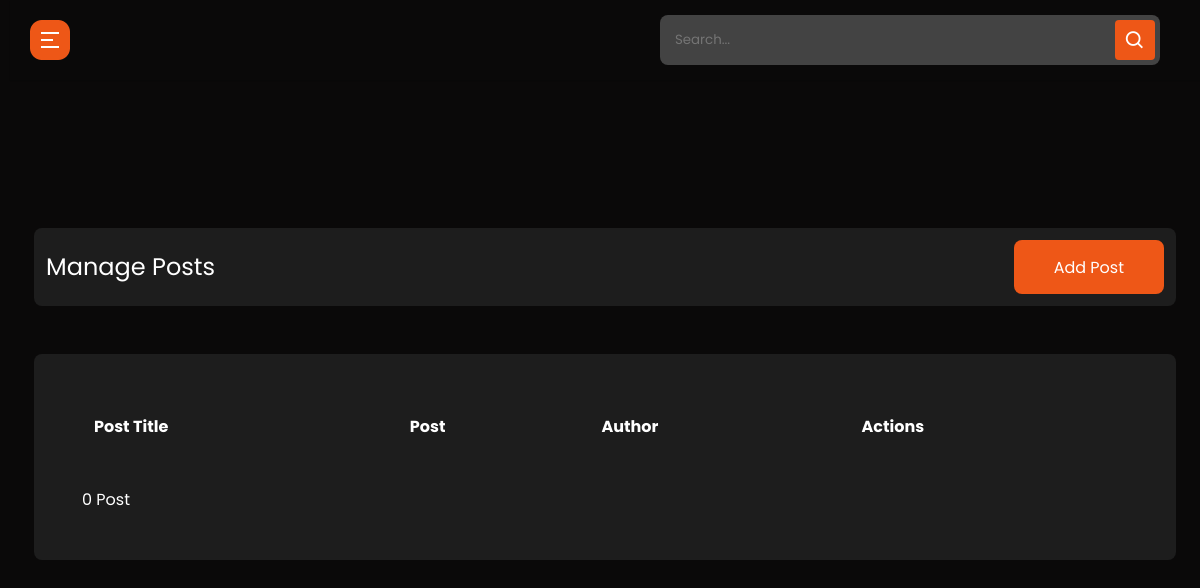
Before: /admin-blog/ (signed in) with the older database file.
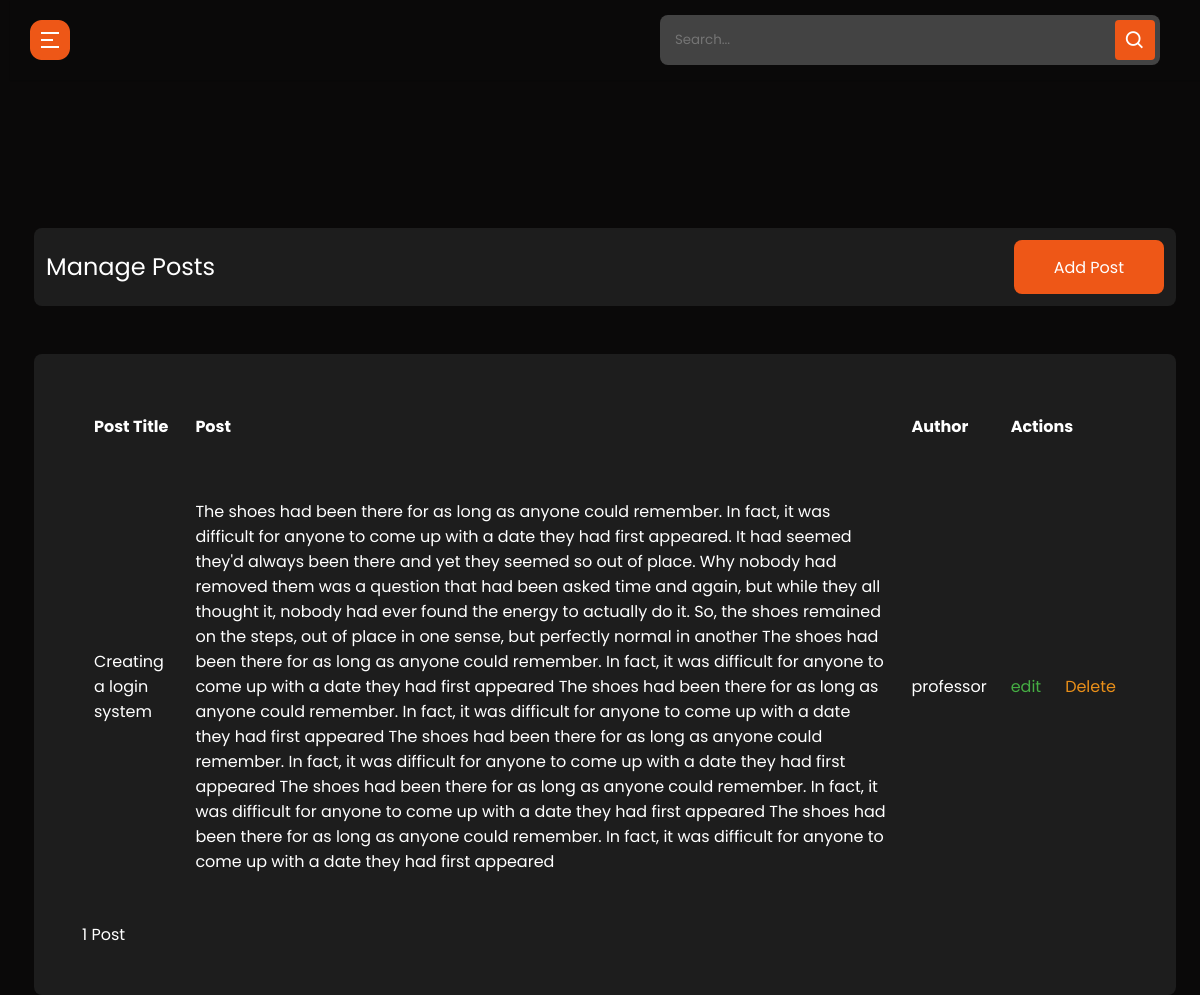
After: the same page with the newer database file.
### cms/models.py (models this page shows, shortened)
class Blog(models.Model):
    title = models.CharField(max_length=200)
    slug = models.SlugField(blank=False, null=False)
    author = models.ForeignKey(User, on_delete=models.CASCADE, default=True)
    post = models.TextField()
    featured_stories = models.BooleanField(default=False)
    latest_news = models.BooleanField(default=False)
    latest_articles = models.BooleanField(default=False)
    featured_image = models.ImageField(null=True, blank=True, default="default.png")
    premium = models.BooleanField(default=False)
    id = models.UUIDField(default=uuid.uuid4, unique=True, primary_key=True, editable=False)

### userprolog/models.py (models this page shows, shortened)
class User(AbstractBaseUser, PermissionsMixin):
    id = models.UUIDField(primary_key=True, default=uuid.uuid4, editable=False, unique=True)
    username = models.CharField(max_length=200, unique=True, blank=True)
    email = models.EmailField(max_length=200, unique=True, blank=False)
    first_name = models.CharField(max_length=200, blank=True)
    last_name = models.CharField(max_length=200, blank=True)
    phone_no = models.CharField(max_length=11, blank=True,)
    is_active = models.BooleanField(default=False)
    is_staff = models.BooleanField(default=False)
    is_superuser = models.BooleanField(default=False)
    date_joined = models.DateTimeField(auto_now_add=True)
    created = models.DateTimeField(auto_now_add=True)
    updated = models.DateTimeField(auto_now=True)
    objects = UserManager()
    EMAIL_FIELD = 'email'
    USERNAME_FIELD = 'username'
    REQUIRED_FIELDS = ['email',]
    def __str__(self):
        return self.username

### cms/decorators.py (the view)
        def wrapper_func(request, *args, **kwargs):
            group = None
            if request.user.groups.exists():
                group = request.user.groups.all()[0].name
            if group in allowed_roles:
                return view_func(request, *args, **kwargs)
            else:
                return render(request, 'cms/auth.html')

### cms/views.py (called while the page is built)
@login_required(login_url='admin-login')
@allowed_user(allowed_roles=['admin'])
@admin_only
def admin_blog(request):
    template_name = 'cms/admin-blog/index.html'
    blogs = Blog.objects.all()
    context = {
        'blogs':blogs,
    }
    return render(request, template_name, context)

### cms/templates/cms/admin-blog/index.html
{% extends 'base.html' %}
{% load static %}
  {% block content %}
  <section class="panel-section" style="margin-top:-700px">
    <div class="panel-content">
      <div class="page-wrapper admin-wrapper course-wrapper">
        <section class="alt-nav">
            <h4>Manage Posts</h4>
            <a href="{% url 'create-blog' %}" class="btn">Add Post</a>
        </section>
      <section class="trade-table store-table course-table">
        <table>
          <thead>
            <tr>
              <th scope="col">Post Title</th>
              <th scope="col">Post</th>
              <th scope="col">Author</th>
              <th scope="col" colspan="3">Actions</th>
            </tr>
          </thead>
          <tbody>
          {% for blog in blogs %}
            <tr>
              <td data-label="post Title">{{blog.title}}</td>
              <td data-label="post Title">{{blog.post}}</td>
              <td data-label="Author">{{blog.author}}</td>
              <td data-label="Action"><a href="{% url 'update-blog' blog.id %}" class="edit">edit</a></td>
              <td><button class="delete" >
                  <a style="color: rgb(233, 143, 25);" href="{% url 'delete-blog' blog.id%}" class="edit">Delete</a></button></td>
            </tr>
          {% endfor %}
          </tbody>
        </table>
        {% if blogs.count <= 1 %}
          {{blogs.count}} Post
        {% else %}
          {{blogs.count}} Posts
        {% endif %}
      </section>
	    </div>
    </div>
  </section>
  {% endblock content %}

Changed rows visible on the page:
added Blog: title "Creating a login system", post "The shoes had been there for as long as anyone could remember. In fact, it was difficult for anyone to come up with a date they had first appeared. It had seemed they'd always been there and yet they seemed so out of place. Why nobody had removed them was a question that had been asked time and again, but while they all thought it, nobody had ever found the energy to actually do it. So, the shoes remained on the steps, out of place in one sense, but perfectly normal in another The shoes had been there for as long as anyone could remember. In fact, it was difficult for anyone to come up with a date they had first appeared The shoes had been there for as long as anyone could remember. In…", author "professor"
Other visible differences:
{{ blogs.count }}: "0" → "1"
